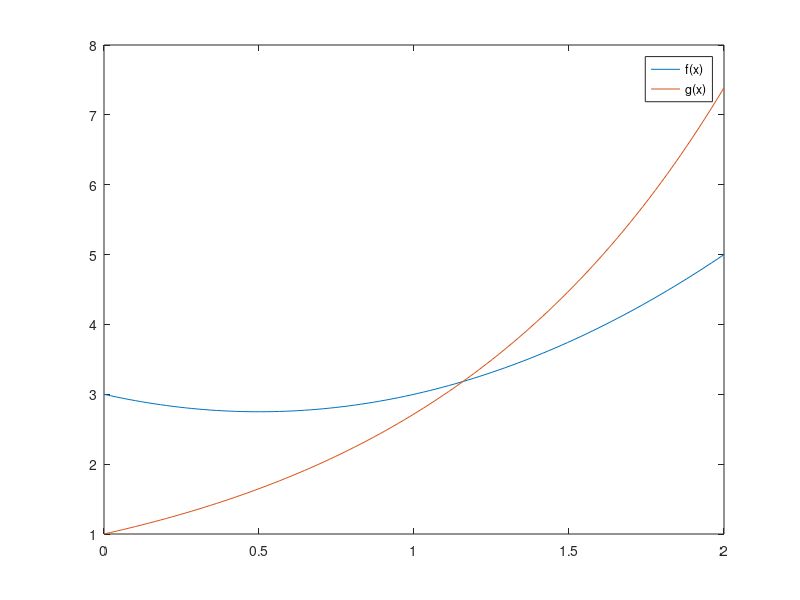

MATLAB code to generate this figure: (Note: this script raises an error after producing the figure.)
% Date su funkcije f(x) = x^2 − x + 3 i g(x) = e^x
f = @(x) x.^2-x+3;
g = @(x) exp(x);

% a) Nacrtati grafik obe funkcije na intervalu [0,2].

a = 0;
b = 2;
x = linspace(a,b,100);

plot(x, f(x)); hold on
plot(x, g(x));
legend('f(x)', 'g(x)');

% b) Proizvoljnom metodom naći i nacrtati presek funkcija u istom intervalu.

% presek dve funkcije je tacka x0, koja je nula funkcije h(x) = f(x) - g(x)

h = @(x) f(x)-g(x);

x0 = zeroBisection(h, a, b, 0.00001);

plot(x0, f(x0), 'o'); hold off

disp(['Resenje: ', num2str(x0)]);